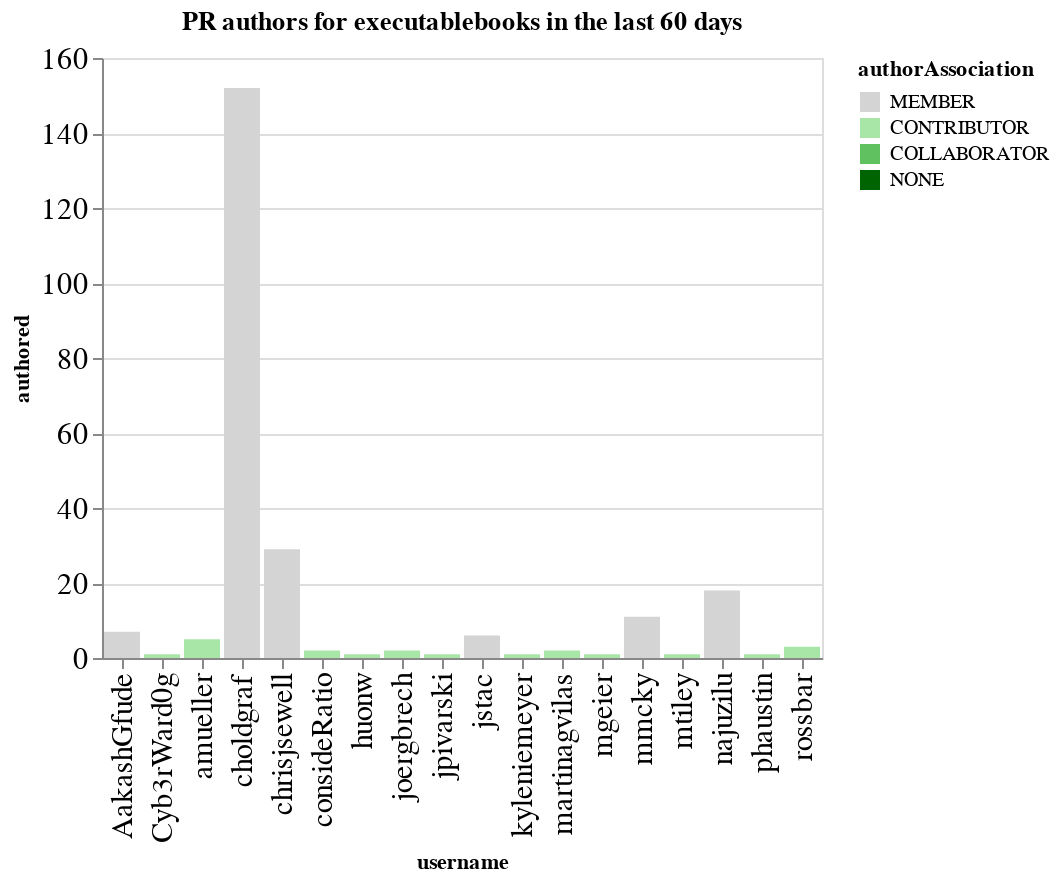

This figure's notebook cell:
### Code cell
charts = []
title = f"PR authors for {github_org} in the last {n_days} days"
this_data = merged_by_repo.replace(np.nan, 0).groupby('username', as_index=False).agg({'authored': 'sum', 'authorAssociation': 'first'})
this_data = this_data.sort_values('authored', ascending=False)
ch = alt.Chart(data=this_data, title=title).mark_bar().encode(
    x='username',
    y='authored',
    color=alt.Color('authorAssociation', scale=alt.Scale(domain=author_types, range=author_colors))
)
ch

### Figure 1 — Vega-Lite specification as saved in the notebook (floating-point values rounded to 4 significant figures)
{"config": {"axisLeft": {"labelFontSize": 15}, "axisBottom": {"labelFontSize": 15}}, "data": {"name": "data-2344e3cca7dda27172a2ee72329995f2"}, "mark": "bar", "encoding": {"color": {"type": "nominal", "field": "authorAssociation", "scale": {"domain": ["MEMBER", "CONTRIBUTOR", "COLLABORATOR", "NONE"], "range": ["rgb(211.82745098039214, 211.82745098039214, 211.82745098039214)", "rgb(166.98562091503268, 229.89803921568628, 166.98562091503268)", "rgb(96.37647058823529, 192.75294117647059, 96.37647058823529)", "rgb(0.0, 100.3921568627451, 0.0)"]}}, "x": {"type": "nominal", "field": "username"}, "y": {"type": "quantitative", "field": "authored"}}, "title": "PR authors for executablebooks in the last 60 days", "$schema": "https://vega.github.io/schema/vega-lite/v4.0.2.json", "datasets": {"data-2344e3cca7dda27172a2ee72329995f2": [{"username": "choldgraf", "authored": 152, "authorAssociation": "MEMBER"}, {"username": "chrisjsewell", "authored": 29, "authorAssociation": "MEMBER"}, {"username": "najuzilu", "authored": 18, "authorAssociation": "MEMBER"}, {"username": "mmcky", "authored": 11, "authorAssociation": "MEMBER"}, {"username": "AakashGfude", "authored": 7, "authorAssociation": "MEMBER"}, {"username": "jstac", "authored": 6, "authorAssociation": "MEMBER"}, {"username": "amueller", "authored": 5, "authorAssociation": "CONTRIBUTOR"}, {"username": "rossbar", "authored": 3, "authorAssociation": "CONTRIBUTOR"}, {"username": "joergbrech", "authored": 2, "authorAssociation": "CONTRIBUTOR"}, {"username": "martinagvilas", "authored": 2, "authorAssociation": "CONTRIBUTOR"}, {"username": "consideRatio", "authored": 2, "authorAssociation": "CONTRIBUTOR"}, {"username": "huonw", "authored": 1, "authorAssociation": "CONTRIBUTOR"}, {"username": "jpivarski", "authored": 1, "authorAssociation": "CONTRIBUTOR"}, {"username": "Cyb3rWard0g", "authored": 1, "authorAssociation": "CONTRIBUTOR"}, {"username": "kyleniemeyer", "authored": 1, "authorAssociation": "CONTRIBUTOR"}, {"username": "mgeier", "authored": 1, "authorAssociation": "CONTRIBUTOR"}, {"username": "mtiley", "authored": 1, "authorAssociation": "CONTRIBUTOR"}, {"username": "phaustin", "authored": 1, "authorAssociation": "CONTRIBUTOR"}]}}
